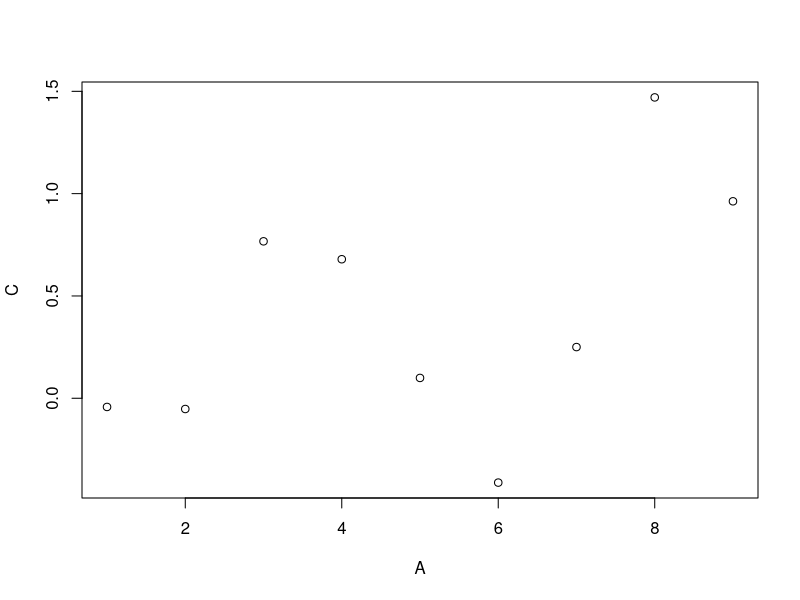

Write the R code that produced this figure.
setwd("~/Projetos/Python/git/R/DSA/BigDataAnalytics/Cap07-ManipulacaoDados")
getwd()

library(data.table)

# criando 2 vetores
vec1 <- c(1,2,3,4)
vec2 <- c('vermelho', 'verde', 'marrom', 'laranja')

# criando uma data.table
?data.table
dt1 <- data.table(vec1, vec2)
dt1
class(dt1)

# slicing do data.table
dt2 <- data.table(A = 1:9, B = c('Z', 'W', 'Q'), C = rnorm(9), D = T)
dt2
dt2[3:5,]
dt2[, .(B,C)] # . representa a sintaxe

# Aplicando a função ao data.table
dt2[, .(Total = sum(A), Mean = mean(C))]
dt2[, plot(A,C)]
# Usando um agrupamento
dt2[, .(MySum = sum(A)), by = .(Grp = A%%2)]

# Definindo os valores por grupos
dt3 <- data.table(B = c('a', 'b', 'c', 'd', 'e', 'a', 'b', 'c', 'd', 'e'),
                  val = as.integer(c(6:10, 1:5)))
dt3

# Operações com data tables
dt4 <- data.table(A = rep(letters[2:1], each = 4L),
                  B = rep(1:4, each = 2L),
                  C = sample(8))
dt4

# Soma valores de C agrupando por A
new_dt4 <- dt4[, sum(C), by = A]
class(new_dt4)
new_dt4
new_dt4[order(A)]

# Soma B agrupado por A ordenado por A 
new_dt4 <- dt4[, sum(B), by = A][order(A)]
new_dt4

# Iris
dt5 <- as.data.table(iris)
dt5
dt5[, .(Sepal.Length = median(Sepal.Length),
        Sepal.Width = median(Sepal.Width),
        Petal.Length = median(Petal.Length),
        Petal.Width = median(Petal.Width)
        ),
    by = Species]

# O Comando .SD significa Subset Data e um subset é criado
# considerando a coluna é calculada a mediana.
dt5[, lapply(.SD, median), by = Species]
  